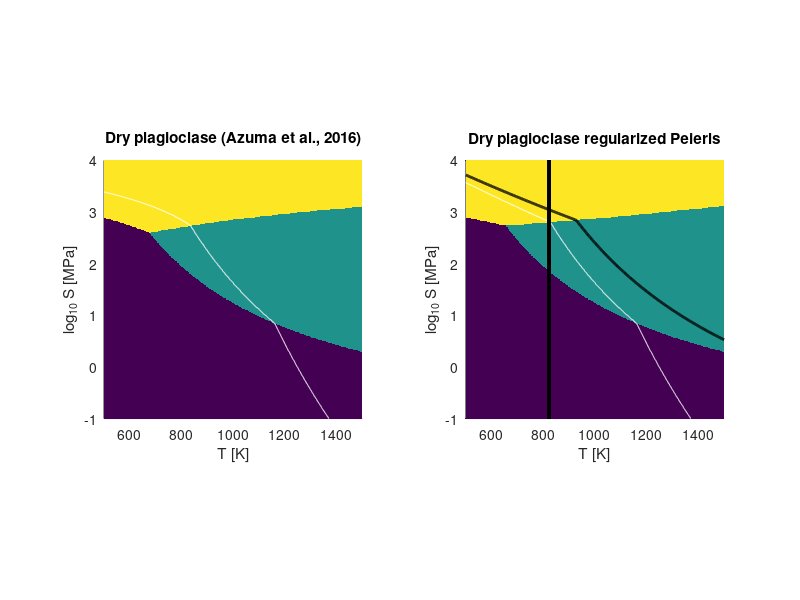
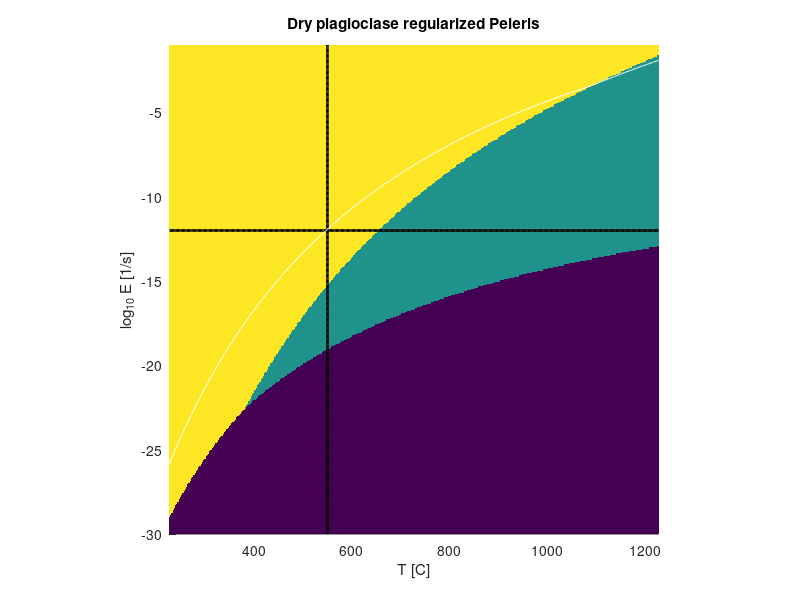

Write MATLAB code to recreate these figures, in order.
clear
close all

R   = 8.314510; % [J.mol-1.K-1]
d   = 1e-3;

factor2 = 1; % 1 = as in rheology papers, 2 = as in code

% dislocation creep
ndis = 4; % Shelton 1981
mdis = 1;
Adis = 10^0.9*(1e-6)^(ndis);
Edis = 431e3;

% diffusion creep
ndif = 1; % Rybacki et Dresen 2000
mdif = 3;
Adif = 10^(5.1)*(1e-6)^(ndif)*(1e-6)^(mdif);
Edif = 268e3;

% Peierls creep
npei = 2; % Azuma et al., 2014
Apei = 10^(3.48)*(1e-6)^(npei);
Spei = 9831e6;
Epei = 431e3;
p    = 1;
q    = 2;
gam  = 0.1;

%%%%%%%%%%%%%%%%%%%%%%%%%%%%%%%%%%%%%%%%%%%%%%%%%%%%%%%%%%%%%%%%%%%%%%%%%%%
Smin =   5;
Smax =  10;
Tmin = 500;
Tmax = 1500;
nS   = 401;
nT   = 401;
dS   = (Smax-Smin)/(nS-1);
dT   = (Tmax-Tmin)/(nT-1);
S    =  Smin:dS:Smax;
S    = 10.^S;
T    =  Tmin:dT:Tmax;
[T2d,S2d] = meshgrid(T,S);

E_dif = Adif.*d.^(-mdif).*S2d.^ndif.*exp(-Edif./R./T2d);
E_dis = Adis*S2d.^ndis.*exp(-Edis./R./T2d);
E_pei = Apei*S2d.^npei.*exp(-Epei./R./T2d .* (1 - (S2d./Spei).^p).^q );
E_pei(S2d<100e6) = 0; %% NEED TO CUT OF PEIERLS
St        = Epei./R./T2d*(1-gam)^(q-1)*q*gam;
E_pei_reg = Apei.*S2d.^npei.*exp(-Epei./R./T2d .*(1-gam)^q) .* (S2d./gam./Spei).^St;

E     = max(max(E_dif,E_dis), E_pei);
E_reg = max(max(E_dif,E_dis), E_pei_reg);

dom   = zeros(size(T2d));
dom(E_pei>E_dif & E_pei>E_dis) = 3;
dom(E_dis>E_dif & E_dis>E_pei) = 2;
dom(E_dif>E_dis & E_dif>E_pei) = 1;

dom_reg   = zeros(size(T2d));
dom_reg(E_pei_reg>E_dif & E_pei_reg>E_dis) = 3;
dom_reg(E_dis>E_dif & E_dis>E_pei_reg) = 2;
dom_reg(E_dif>E_dis & E_dif>E_pei_reg) = 1;

figure(1), clf
subplot(121)
hold on
imagesc(T, log10(S/1e6), dom), shading interp, axis xy
contour(T2d, log10(S2d/1e6), E, [1e-15 1e-15], 'w')
caxis([1 3])
xlabel('T [K]')
ylabel('log_{10} S [MPa]')
title('Dry plagioclase (Azuma et al., 2016)')
axis square

subplot(122)
hold on
imagesc(T, log10(S/1e6), dom_reg), shading interp, axis xy
contour(T2d, log10(S2d/1e6), E_reg, [1e-15 1e-15], 'w')
contour(T2d, log10(S2d/1e6), E_reg, [1e-12 1e-12], 'k', 'LineWidth', 2)
plot((550+273)* ones(size(S)), log10(S2d/1e6), '-k' , 'LineWidth', 2 )
caxis([1 3])
xlabel('T [K]')
ylabel('log_{10} S [MPa]')
title('Dry plagioclase regularized Peierls')
axis square

%%%%%%%%%%%%%%%%%%%%%%%%%%%%%%%%%%%%%%%%%%%%%%%%%%%%%%%%%%%%%%%%%%%%%%%%%%%

Emin = -30;
Emax = -1;
nE   = 401;
dE   = (Emax-Emin)/(nS-1);
E    =  Emin:dE:Emax;
E    = 10.^E;

[T2d,E2d] = meshgrid(T,E);

St      = Epei./R./T2d*(1-gam)^(q-1)*q*gam;

% Updated in MDOODZ6.0 
Cdif = Adif.*d.^(-mdif).*exp(-Edif./R./T2d);
Cdis = Adis.*exp(-Edis./R./T2d);
Cpei = Apei.*exp(-Epei./R./T2d.*power(1.0-gam,2.0)) .* (gam*Spei).^(-St);

Bdif = 1/factor2*Cdif.^(-1./ndif);
Bdis = 1/factor2*Cdis.^(-1./ndis);
Bpei = 1/factor2*Cpei.^(-1./(npei+St));

S_dif     = Bdif .* E2d.^(1/ndif-1) .* factor2.*E2d;
S_dis     = Bdis .* E2d.^(1/ndis-1) .* factor2.*E2d;
S_pei_reg = Bpei .* E2d.^(1./(npei+St)-1) .* factor2.*E2d;

S_reg   = min(S_dis,min(S_dis,S_pei_reg));
dom_reg = zeros(size(T2d));
dom_reg(S_pei_reg<S_dif & S_pei_reg<S_dis) = 3;
dom_reg(S_dis<S_dif & S_dis<S_pei_reg) = 2;
dom_reg(S_dif<S_dis & S_dif<S_pei_reg) = 1;

S_target = 10^(3.05+6);

figure(2), clf
hold on
imagesc(T-273, log10(E), dom_reg), shading interp, axis xy
% imagesc(T-273, log10(E), S_pei_reg), shading interp, axis xy

plot((550)* ones(size(E)), log10(E), '-k' , 'LineWidth', 2 )
plot(T-273, log10(1e-12)*ones(size(T)), '-k' , 'LineWidth', 2 )
contour(T2d-273, log10(E2d), S_reg, [S_target S_target], 'w')
caxis([1 3])
% contour(T2d, log10(S2d/1e6), E_reg, [1e-15 1e-15], 'w')
xlabel('T [C]')
ylabel('log_{10} E [1/s]')
title('Dry plagioclase regularized Peierls')
axis square

